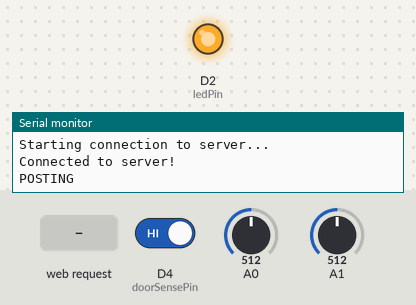
Bench run of a sketch on a simulated Arduino MKR. Shown: output pins drawn as LEDs (lit = HIGH), the last lines printed to the serial monitor. The inputs (shaded band) are chosen by the test bench; at power-on: A1 = 512, D4 (doorSensePin) HIGH, A0 = 512. WiFi joins after 1.5 s; servers stay silent unless stated.

Above: at 12.7 s.
12.8 s: A1 set to 306
14.8 s: D4 (doorSensePin) driven LOW
16.6 s: HTTP request GET /devices/YOURDEVICEID/messages received
18.1 s: HTTP request GET /events?api-version= received
19.6 s: A0 set to 235
21.1 s: A0 set to 211
At 22.0 s:
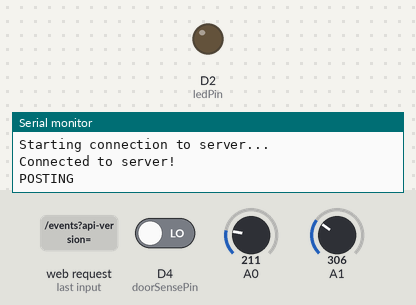
Timing chart, 0 to 23.6 s (numbered marks = the images above; inputs shaded):
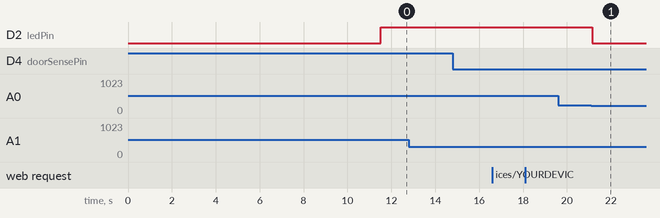

The sketch:

IntelliLanDoorGuard1000AzureHTTP.ino
```cpp
/*
  HomeGuard 1000 Azure HTTP sketch
  Part of competition entry for World's Largest Arduino Maker Challenge
  Created 13 July 2010 by dlf (Metodo2 srl)

  This sketch is to be used with the TechBubble Technologies HomeGuard1000

 */


#include <SPI.h>
#include <WiFi101.h>
#include <ArduinoJson.h>

int tempPin = 0;
float tempMax = 23.00;

int ProximityPin = 1;
float ProximityMax = 50.00;

int doorSensePin = 4;

int ledPin = 2;

char ssid[] = "YOURSSID";
char pass[] = "YOURPASS";

char serverHost[] = "YOURIOTHUB";
String basePostURL = "/devices/YOURDEVICEID/messages";
String apiVersion = "2016-02-03";
String postURI = "/events?api-version="+apiVersion;
char authSAS[] = "YOURSHAREDACCESSSIGNATURE";

char buffer[64];
boolean posting = false;

int status = WL_IDLE_STATUS;
WiFiServer server(80);

void initiateWifi(){

  if (WiFi.status() == WL_NO_SHIELD) {

    Serial.println("WiFi shield not present");
    while (true);

  }

  while (status != WL_CONNECTED) {

    Serial.print("Attempting to connect to SSID: ");
    Serial.println(ssid);
    status = WiFi.begin(ssid, pass);
    delay(10000);

  }

  Serial.println("Successfully connected to WiFi");

  Serial.print("SSID: ");
  Serial.println(WiFi.SSID());
  IPAddress ip = WiFi.localIP();
  Serial.print("IP Address: ");
  Serial.println(ip);
  long rssi = WiFi.RSSI();
  Serial.print("Signal strength (RSSI): ");
  Serial.print(rssi);
  Serial.println(" dBm");

}

void apiRequest(String method, String base, String URI, String contentType, String contentBody){
  posting = true;
  WiFiSSLClient client;
  Serial.println("\nStarting connection to server...");
  if (client.connect(serverHost, 443)) {

    Serial.println("Connected to server!");
    client.print(method);
    client.print(base);
    client.print(URI);
    client.println(" HTTP/1.1");
    client.print("Host: ");
    client.println(serverHost);
    client.print("Authorization: ");
    client.println(authSAS);
    client.println("Connection: close");

    if(method == "POST "){

        Serial.println("POSTING");
        client.print("Content-Type: ");
        client.println(contentType);
        client.print("Content-Length: ");
        client.println(contentBody.length());
        client.println();
        client.println(contentBody);
        delay(100);

    }else{

        client.println();

    }

    client.stop();

  } else {

    Serial.println("Connection to server failed!");

  }
  posting = false;
}

String checkSensors(){

  Serial.println("");
  Serial.println("Checking Sensors");
  Serial.println("");

  float ProximityReading = calculateProximity();
  float temperatureReading = calculateTemperature();
  String ProximityStatus = "";
  String temperatureStatus = "";
  String doorStatus = "";

  if(checkProximity(ProximityReading)){
    Serial.println("WARNING");
    ProximityStatus = "WARNING";
  } else {
    Serial.println("OK");
    ProximityStatus = "OK";
  }

  if(checkTemperature(temperatureReading)){
    Serial.println("WARNING");
    temperatureStatus = "WARNING";
  } else {
    Serial.println("OK");
    temperatureStatus = "OK";
  }

  if(checkDoorSense()){
    Serial.println("OPEN");
    doorStatus = "OPEN";
  } else {
    Serial.println("CLOSED");
    doorStatus = "CLOSED";
  }

  return "{\"Response\": \"OK\",\"ResponseData\": { \"DoorSense\": {\"Status\": \"" + doorStatus + "\"},\"Proximity\": {\"Status\": \"" + ProximityStatus + "\",\"Value\": \"" + String(ProximityReading, 2) + "\",\"Max\": \"" + String(ProximityMax, 2) + "\"},\"Temperature\": {\"Status\": \"" + temperatureStatus + "\",\"Value\": \"" + String(temperatureReading, 2) + "\",\"Max\": \"" + String(tempMax, 2) + "\"}}}";

}

void postSensors(){

  Serial.println("");
  Serial.println("Checking Sensors");
  Serial.println("");
  float ProximityReading = calculateProximity();
  float temperatureReading = calculateTemperature();
  String ProximityStatus = "";
  String temperatureStatus = "";
  String doorStatus = "";
  boolean warnStatus = false;

  if(checkProximity(ProximityReading)){
    warnStatus = true;
    Serial.println("WARNING");
    ProximityStatus = "WARNING";
  } else {
    Serial.println("OK");
    ProximityStatus = "OK";
  }

  if(checkTemperature(temperatureReading)){
    warnStatus = true;
    Serial.println("WARNING");
    temperatureStatus = "WARNING";
  } else {
    Serial.println("OK");
    temperatureStatus = "OK";
  }

  if(checkDoorSense()){
    warnStatus = true;
    Serial.println("OPEN");
    doorStatus = "OPEN";
  } else {
    Serial.println("CLOSED");
    doorStatus = "CLOSED";
  }

  if(warnStatus){
    digitalWrite(ledPin, HIGH);
  } else {
    digitalWrite(ledPin, LOW);
  }

  Serial.println("");
  Serial.println("Posting Sensor Data");
  Serial.println("");

  String postData = "{\"Sensor\": \"DoorSense\",\"Status\": \"" + doorStatus + "\"},{\"Sensor\": \"Proximity\",\"Value\": \"" + String(ProximityReading, 2) + "\",\"Status\": \"" + ProximityStatus + "\"},{\"Sensor\": \"Temperature\",\"Value\": \"" + String(temperatureReading, 2) + "\",\"Status\": \"" + temperatureStatus + "\"}";
  apiRequest("POST ",basePostURL,postURI,"application/json",postData);

}

float calculateTemperature(){

  int tempReading = analogRead(tempPin);
  float voltage = tempReading * 3.3;
  voltage /= 1024.0;

  float currentTempC = (voltage - 0.5) * 100 ;
  float currentTempf = (currentTempC * 9.0 / 5.0) + 32.0;
  Serial.print("Temp: ");
  Serial.println(currentTempC);
  return currentTempC;

}

bool checkTemperature(float currentTemp){

  if(currentTemp > tempMax){

    return true;

  }

  return false;

}

bool checkDoorSense(){

  if(digitalRead(doorSensePin)){

    return true;

  }

  return false;

}

float calculateProximity(){

  float volts = analogRead(ProximityPin)*(3.3/1024);
  float Proximity = 65*pow(volts, -1.10);
  Serial.print("Proximity: ");
  Serial.println(Proximity);
  return Proximity;

}

bool checkProximity(float currentProximity){

  if(currentProximity < ProximityMax){

    return true;

  }

  return false;

}

void setup() {

  Serial.begin(9600);
  while (!Serial) {
    ;
  }

  pinMode(doorSensePin, INPUT_PULLUP);
  pinMode(ledPin, OUTPUT);

  initiateWifi();
  server.begin();
  Serial.println("Server Started");

}

void loop() {

  while(posting == true){
    ;
  }

  WiFiClient webServer = server.available();
  if (webServer) {
    String responseConcat;
    String result;
    boolean startRead = false;
    String readString = "";
    Serial.println("new client");
    boolean currentLineIsBlank = true;
    String ProximityStatus2 = "";
    String temperatureStatus2 = "";
    boolean warnStatus2 = false;
    while (webServer.connected()) {
      if (webServer.available()) {
        char response = webServer.read();

        if (readString.length() < 100) {

          readString += response;
        }

        Serial.write(response);
        if (response == '\n' && currentLineIsBlank) {

          webServer.println("HTTP/1.1 200 OK");
          webServer.println("Content-Type: application/json");
          webServer.println("Connection: close");
          webServer.println();

          if(readString.indexOf("ReadData")>0) {

            webServer.println(checkSensors());

          } else if(readString.indexOf("MaxTemp=")>0) {

             int startCmd = readString.indexOf('=');
             int endCmd = readString.indexOf('S');
             String final = readString.substring(startCmd, endCmd);
             final.replace("S","");
             final.replace("=","");
             tempMax = final.toFloat();

            if(checkTemperature(calculateTemperature())){
              warnStatus2 = true;
              Serial.println("WARNING");
              temperatureStatus2 = "WARNING";
            } else {
              Serial.println("OK");
              temperatureStatus2 = "OK";
            }

             webServer.println("{\"Sensor\": \"Temperature\",\"Status\": \"Updated\",\"NewValue\": \"" + final + "\",\"Warn\": \"" + temperatureStatus2 + "\"}");

           } else if(readString.indexOf("MaxProximity=")>0) {

            if(checkProximity(calculateProximity())){
              warnStatus2 = true;
              Serial.println("WARNING");
              ProximityStatus2 = "WARNING";
            } else {
              Serial.println("OK");
              ProximityStatus2 = "OK";
            }

             int startCmd = readString.indexOf('=');
             int endCmd = readString.indexOf('S');
             String final = readString.substring(startCmd, endCmd);
             final.replace("S","");
             final.replace("=","");
             ProximityMax = final.toFloat();
             webServer.println("{\"Sensor\": \"Proximity\",\"Status\": \"Updated\",\"NewValue\": \"" + final + "\",\"Warn\": \"" + ProximityStatus2 + "\"}");

           }

          break;
        }
        if (response == '\n') {

          currentLineIsBlank = true;

        }
        else if (response != '\r') {

          currentLineIsBlank = false;

        }
      }
    }

    delay(1);
    webServer.stop();
    Serial.println("client disonnected");

  }
  postSensors();
}
```

Measured:
- the behaviour switches between 227 and 226 on A0 (found by bisection; images 0 and 1)
- after the input at 21.1 s, D2 (ledPin): HIGH → LOW after 0.06 s
